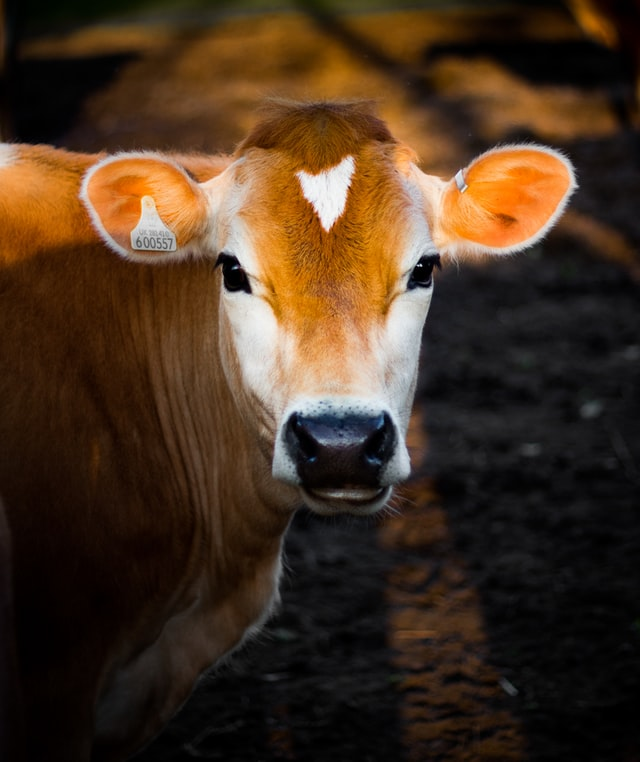
#> input picture Images/cow.jpg, 640 x 762 px
$ python HaarCascades.py
#> lines starting #> are read from the running program, lines starting #| are printed output that depends on the picture; after the words box and inside, x2 and y2 are one past the last pixel; in counts of white or black regions, pixels touching at a corner belong together
'''Face detection is different from Face regconition.
Haar Cascede is used to detect faces in an image.
I used the pre-trained model from githubs of Open CV.
The link is : https://github.com/opencv/opencv/blob/master/data/haarcascades/haarcascade_frontalface_default.xml'''
import cv2 as cv
img = cv.imread("Images/cow.jpg")
#> img is the input picture: shape (762, 640, 3); mean B, G, R 31.5, 49.4, 69.9
cv.imshow("Group", img)
gray = cv.cvtColor(img, cv.COLOR_BGR2GRAY)
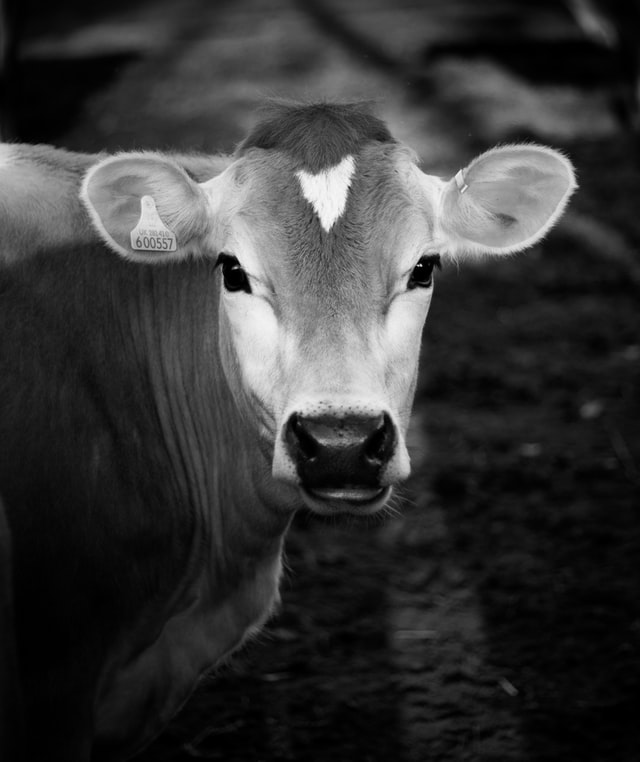
#> gray: shape (762, 640); min 0, max 248, mean 53.4
cv.imshow("Gray Group", gray)


haar_cascades = cv.CascadeClassifier('Haar_face_detection.xml')
faces_rectangle = haar_cascades.detectMultiScale(
    gray, scaleFactor=1.1, minNeighbors=7)
#> faces_rectangle = ()
print(f'Number of faces found = {len(faces_rectangle)}')
#| Number of faces found = 0
# We draw a rectangle on a detected face.
for (x, y, w, h) in faces_rectangle:
    cv.rectangle(img, (x, y), (x+w, y+h), (0, 255, 0), thickness=2)
#> this loop made 0 passes
cv.imshow("Detected Faces", img)
cv.waitKey(0)

$ run again, with Images/cake.jpg copied over Images/cow.jpg
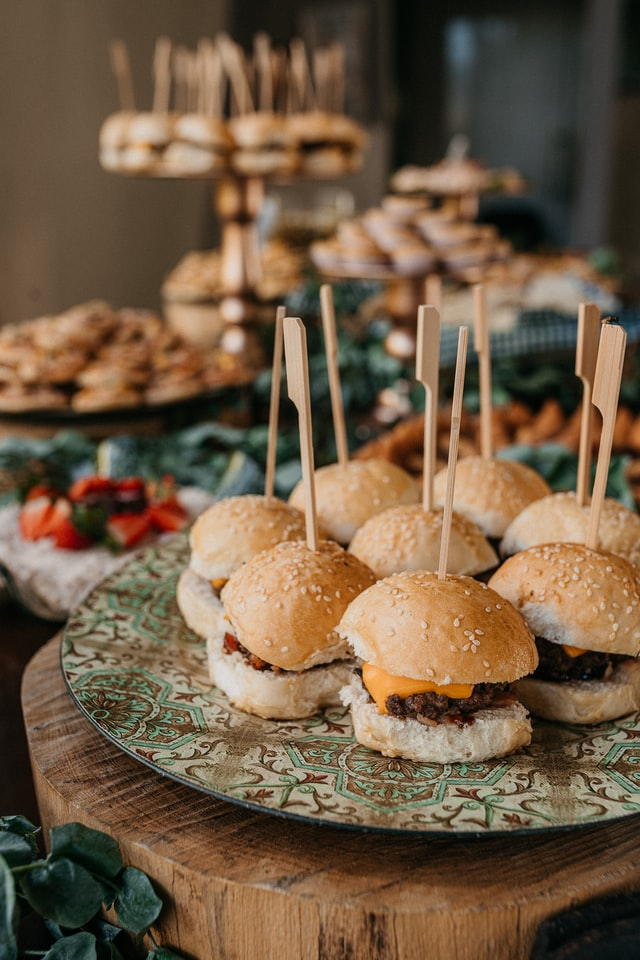
#> input picture Images/cake.jpg, 640 x 960 px
#> img is the input picture: shape (960, 640, 3); mean B, G, R 67.7, 90.9, 112.4
#> `gray = cv.cvtColor(img, cv.COLOR_BGR2GRAY)`:
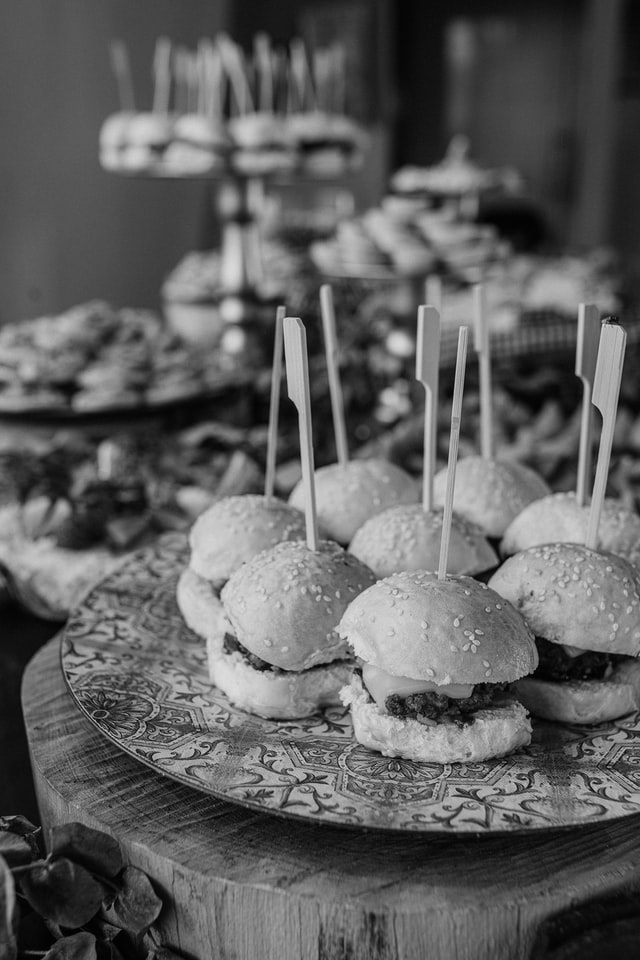
#> gray: shape (960, 640); min 0, max 223, mean 94.7
#> faces_rectangle = ()
#| Number of faces found = 0

$ run again, with Images/flowers.jpg copied over Images/cow.jpg
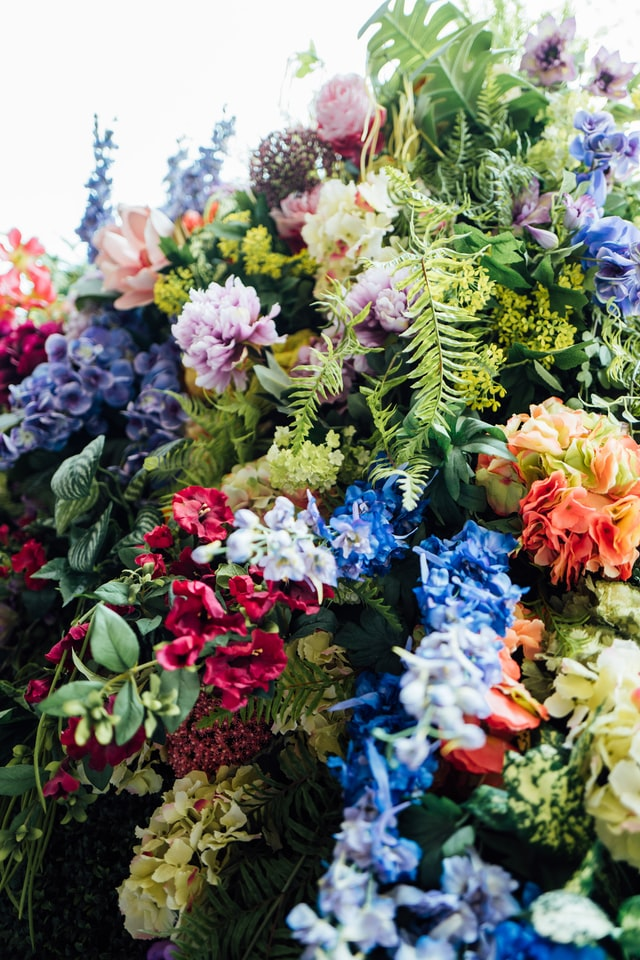
#> input picture Images/flowers.jpg, 640 x 960 px
#> img is the input picture: shape (960, 640, 3); mean B, G, R 109.6, 121.4, 120.4
#> `gray = cv.cvtColor(img, cv.COLOR_BGR2GRAY)`:
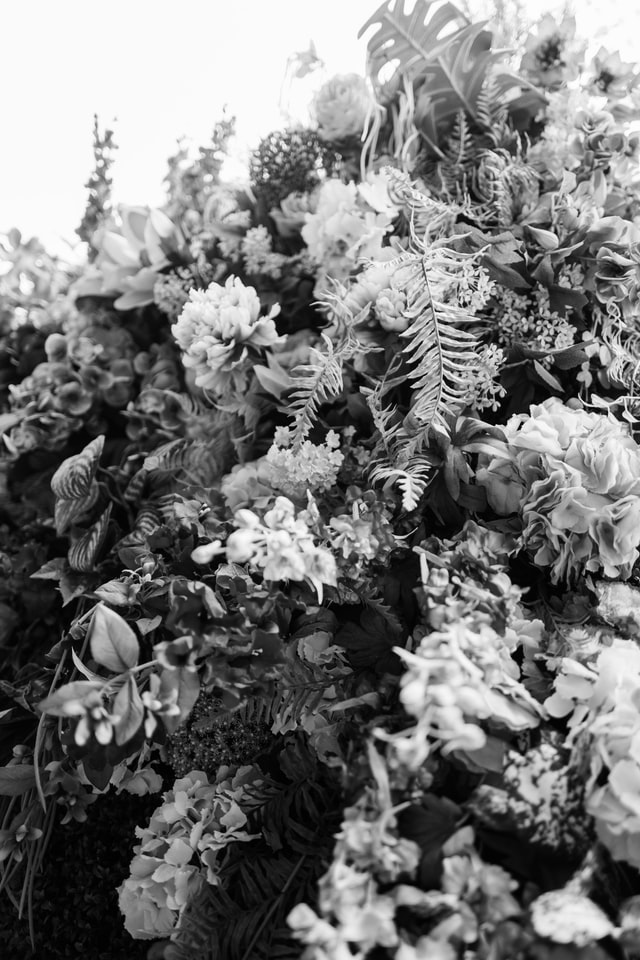
#> gray: shape (960, 640); min 0, max 255, mean 119.7
#> faces_rectangle = [[388, 650, 73, 73]]
#| Number of faces found = 1
#> the loop `for (x, y, w, h) in faces_rectangle:` made 1 pass
#> after the loop `for (x, y, w, h) in faces_rectangle:`:
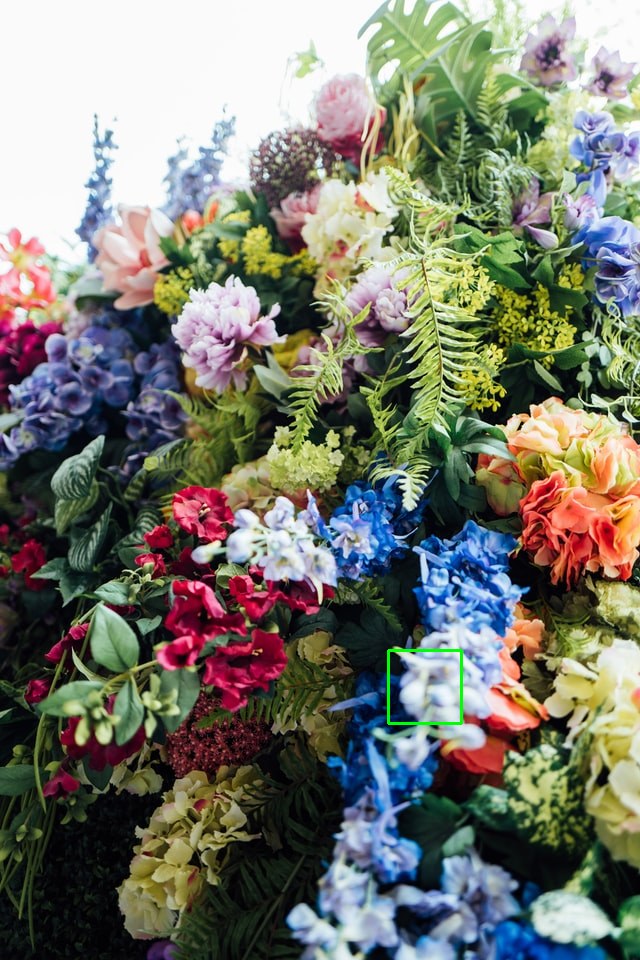
#> img: shape (960, 640, 3); 0.14% of pixels changed, all inside (x1, y1, x2, y2) = (387, 649, 463, 725)
